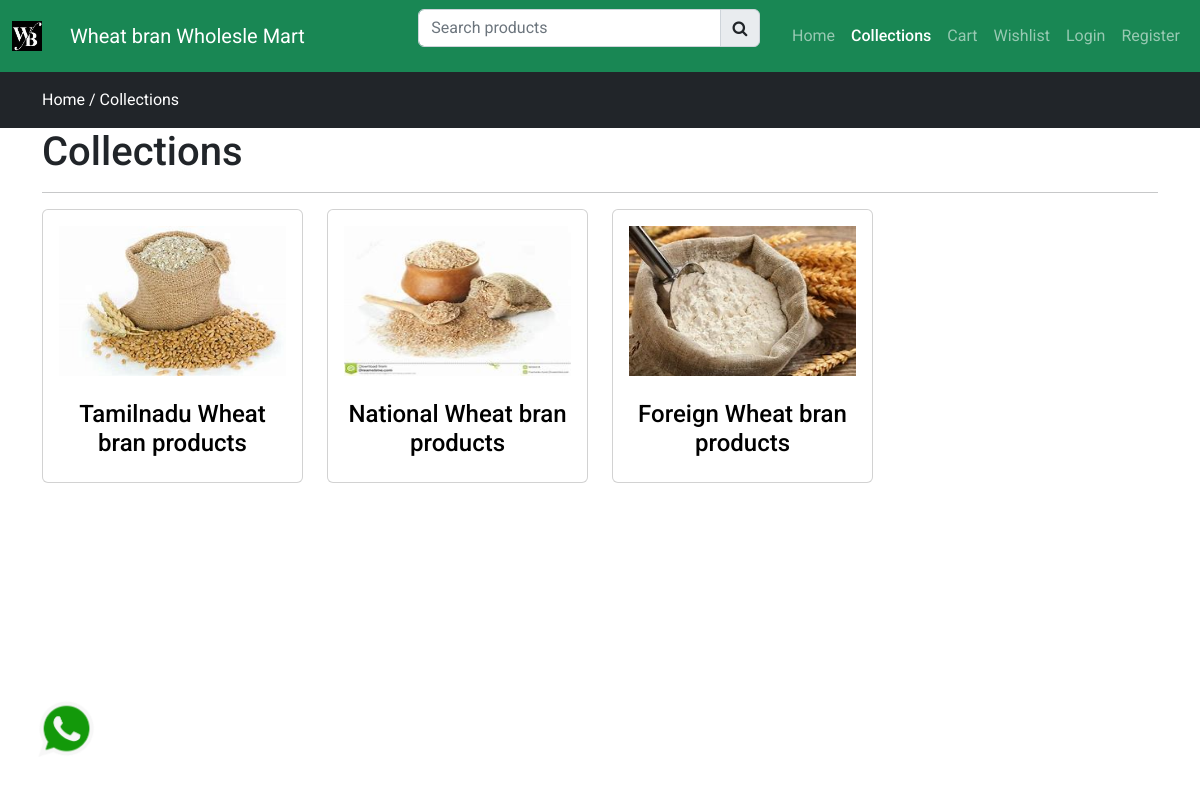
The page /collections on the database its author committed.
### store/models.py (models this page shows, shortened)
class Category(models.Model):
    slug = models.CharField(max_length=40, null=False, blank=False)
    name = models.CharField(max_length=40, null=False, blank=False)
    image = models.ImageField(upload_to=get_file_path, null=True, blank=True)
    description = models.TextField(max_length=500, null=False, blank=False)
    status = models.BooleanField(default=False, help_text="0=default, 1=hidden")
    trending = models.BooleanField(default=False, help_text="0=default, 1=Trending")
    meta_title = models.CharField(max_length=50, null=False, blank=False)
    meta_keywords = models.CharField(max_length=50, null=False, blank=False)
    meta_description = models.TextField(max_length=100, null=False, blank=False)
    created_at = models.DateTimeField(auto_now_add=True)

### store/views.py (the view)
# urls.py: path('collections', views.collections, name='collections'),
def collections(request):
    category = Category.objects.filter(status=0)
    context = {'category': category}
    return render(request, "store/collections.html", context)

### store/templates/store/collections.html
{% extends 'store/layouts/main.html' %}
{% block content %}
<div class="py-3 bg-dark">
    <div class="container">
        <a class="text-white" href="{% url 'home' %}">Home  /</a>
        <a class="text-white" href="{% url 'collections' %}">Collections</a>
    </div>
</div>
<div class="container">
      <div class="row">
            <div class="col-md-12">
                  <h1>Collections</h1>
                  <hr>
                  <div class="row">
                        {% for item in category %}
                        <div class="col-md-3">
                              <div class="card">
                                    <a href="{% url 'collectionsview' item.slug %}">
                                         <div class="card-body">
                                               <div class="category-image">
                                                    <img src="{{ item.image.url}}" alt="Category image" class="w-100" style="width:150px;height:150px;" />
                                               </div>
                                          <br>
                                          <h4 class="text-center"> {{item.name}} </h4>
                                         </div>
                                    </a>
                              </div>
                        </div>
                  {% endfor %}
                  </div>
            </div>
      </div>
</div>
{% endblock content %}

### store/templates/store/layouts/main.html (style rules this page uses)
* { font-family: 'Roboto', sans-serif; }
a { text-decoration: none; color: #000; }

### rows shown on the page
Category: image (picture), name "Tamilnadu Wheat bran products"
Category: image (picture), name "National Wheat bran products"
Category: image (picture), name "Foreign Wheat bran products"
